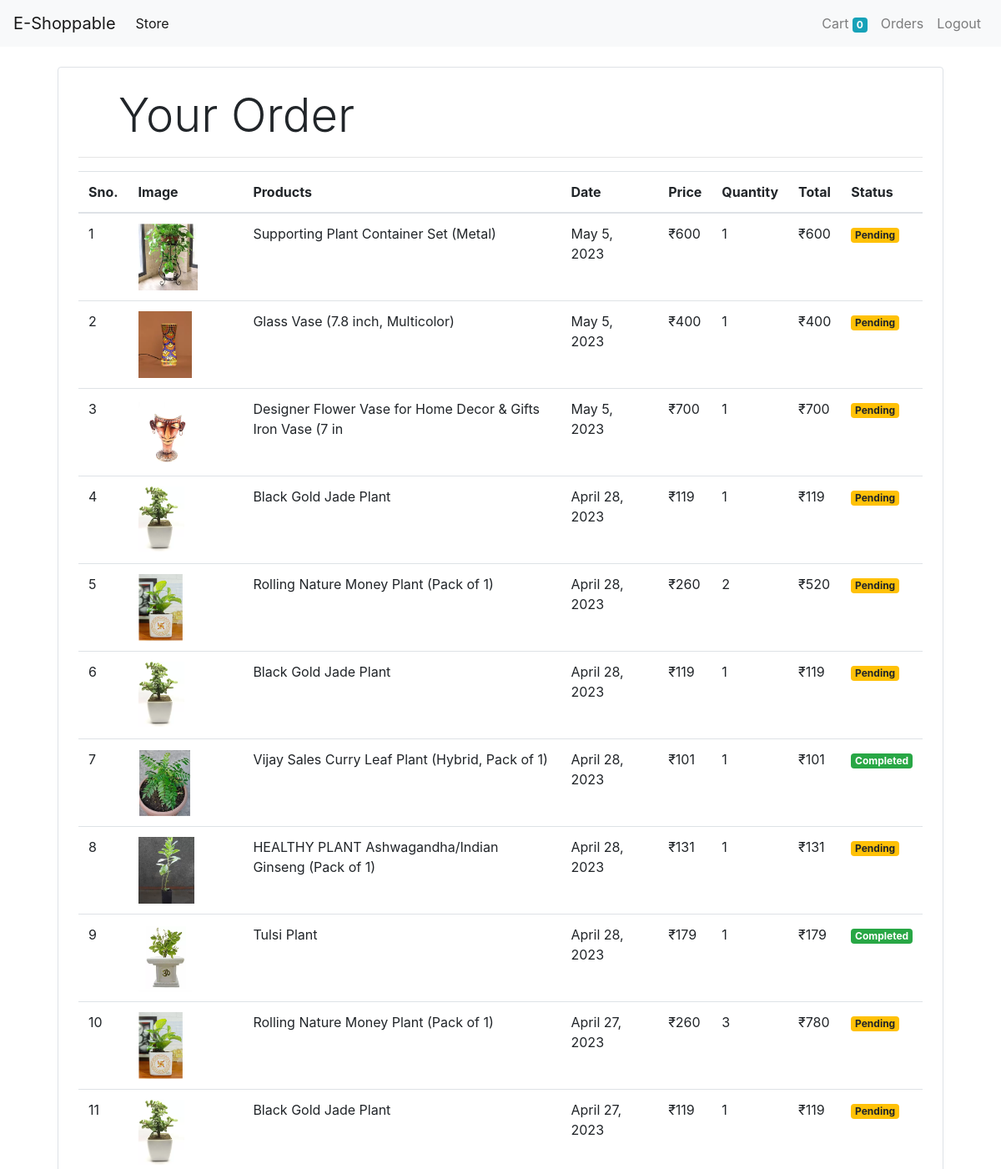
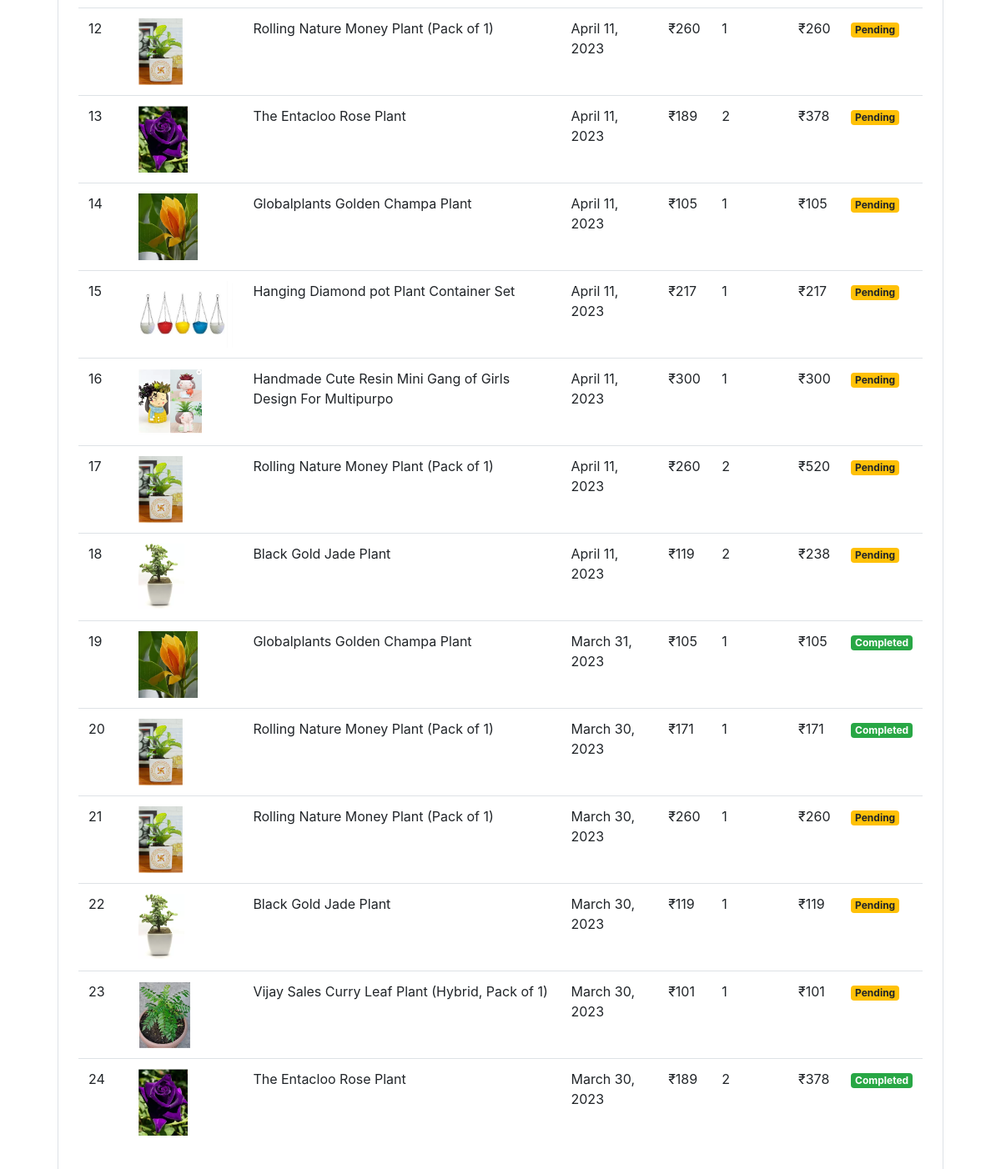
Screenshot of /orders (signed in) with the database file from the repository (2 pictures, top to bottom).
### store/models/orders.py (models this page shows, shortened)
class Order(models.Model):
    product = models.ForeignKey(Product,on_delete=models.CASCADE)
    customer = models.ForeignKey(Customer, on_delete=models.CASCADE)
    quantity = models.IntegerField(default=1)
    price = models.IntegerField()
    address = models.CharField(max_length=50,default="",blank=True)
    phone = models.CharField(max_length=50,default="",blank=True)
    date = models.DateField(default=datetime.datetime.today)
    status = models.BooleanField(default=False)
    @staticmethod
    def get_orders_by_customer(customer_id):
        return Order\
            .objects\
            .filter(customer = customer_id)\
            .order_by('-date')

### store/models/product.py (models this page shows, shortened)
class Product(models.Model):
    name = models.CharField(max_length=60)
    category = models.ForeignKey(Category, on_delete= models.CASCADE, default=1)
    price = models.IntegerField(default=0)
    description = models.CharField(max_length=700 ,default='',null=True,blank=True)
    image = models.ImageField(upload_to='uploads/products/')

### store/middlewares/auth.py (the view)
    def middleware(request):
        print(request.session.get('customer'))
        returnUrl = request.META['PATH_INFO']
        print(request.META['PATH_INFO'])
        if not  request.session.get('customer'):
            return redirect(f'login?return_url={returnUrl}')
        response = get_response(request)
        return response

### store/templatetags/custom_filter.py (called while the page is built)
@register.filter(name='currency')
def currency(number):
    return "₹"+str(number)

@register.filter(name='multiply')
def multiply(number,number1):
    return number * number1

### store/views/orders.py (called while the page is built)
    def get(selfself, request):
        customer = request.session.get('customer')
        orders = Order.get_orders_by_customer(customer)
        print(orders)
        return render(request, 'orders.html' , {'orders' : orders})

### store/templates/orders.html
{% extends 'base.html'%}
{% block content %}
{% load cart %}
{% load custom_filter %}
<div class="container">
   <div class="border rounded p-4 m-4">
    <p class="display-4 pl-4 ml-4">Your Order</p>
    <hr>
    <table class="table">
        <thead>
            <tr>
                <th>Sno.</th>
                <th>Image</th>
                <th>Products</th>
                <th>Date</th>
                <th>Price</th>
                <th>Quantity</th>
                <th>Total</th>
                <th>Status</th>
            </tr>
        </thead>
        <tbody>
            {% for order in orders %}
            <tr>
                <td>{{forloop.counter}}</td>
                <td><img style="height: 80px;"  src="{{order.product.image.url}}" alt=""></td>
                <td>{{order.product.name}}</td>
                <td>{{order.date}}</td>
                <td>{{order.price|currency}}</td>
                <td>{{order.quantity}}</td>
                <td>{{order.quantity|multiply:order.price|currency}}</td>
                {% if order.status %}
                <td><small class="badge badge-success"> Completed</small></td>
                {% else %}
                <td><small class="badge badge-warning">Pending</small></td>
                {% endif %}
            </tr>
            {% endfor %}
        </tbody>
    </table>
   </div>
</div>
{% endblock %}

### store/templates/base.html (shortened to what this page needs)
<!doctype html>
<html lang="en">
<head>
    <link rel="stylesheet" href="https://cdn.jsdelivr.net/npm/bootstrap@4.0.0/dist/css/bootstrap.min.css"
>
</head>
<body>
    <nav class="navbar navbar-expand-lg navbar-light bg-light">
        <a class="navbar-brand" href="/">E-Shoppable</a>
        <div class="collapse navbar-collapse" id="navbarSupportedContent">
            <ul class="navbar-nav mr-auto">
                <li class="nav-item active">
                    <a class="nav-link" href="#">Store <span class="sr-only">(current)</span></a>
                </li>
            </ul>
            <ul class="navbar-nav my-2 my-lg-0">
                <li class="nav-item">
                    <a class="nav-link" href="/cart">Cart
                        <span class="badge badge-info">{{request.session.cart.keys|length}}</span>
                        <span class="sr-only">(current)</span></a>
                </li>
                {% if request.session.customer %}
                <li class="nav-item">
                    <a class="nav-link" href="/orders">Orders <span class="sr-only">(current)</span></a>
                </li>
                <li class="nav-item">
                    <a class="nav-link" href="/logout">Logout <span class="sr-only">(current)</span></a>
                </li>
                {% endif %}
            </ul>
        </div>
    </nav>
    {% block content %}{% endblock %}
</body>
</html>

### rows the page displays
Order: product.image (picture), product.name "Supporting Plant Container Set (Metal)", date "May 5, 2023", price "₹600", quantity "1", quantity|multiply "₹600", status "Pending"
Order: product.image (picture), product.name "Glass Vase (7.8 inch, Multicolor)", date "May 5, 2023", price "₹400", quantity "1", quantity|multiply "₹400", status "Pending"
Order: product.image (picture), product.name "Designer Flower Vase for Home Decor & Gifts Iron Vase (7 in", date "May 5, 2023", price "₹700", quantity "1", quantity|multiply "₹700", status "Pending"
Order: product.image (picture), product.name "Black Gold Jade Plant", date "April 28, 2023", price "₹119", quantity "1", quantity|multiply "₹119", status "Pending"
Order: product.image (picture), product.name "Rolling Nature Money Plant (Pack of 1)", date "April 28, 2023", price "₹260", quantity "2", quantity|multiply "₹520", status "Pending"
Order: product.image (picture), product.name "Black Gold Jade Plant", date "April 28, 2023", price "₹119", quantity "1", quantity|multiply "₹119", status "Pending"
Order: product.image (picture), product.name "Vijay Sales Curry Leaf Plant (Hybrid, Pack of 1)", date "April 28, 2023", price "₹101", quantity "1", quantity|multiply "₹101", status "Completed"
Order: product.image (picture), product.name "HEALTHY PLANT Ashwagandha/Indian Ginseng (Pack of 1)", date "April 28, 2023", price "₹131", quantity "1", quantity|multiply "₹131", status "Pending"
Order: product.image (picture), product.name "Tulsi Plant", date "April 28, 2023", price "₹179", quantity "1", quantity|multiply "₹179", status "Completed"
Order: product.image (picture), product.name "Rolling Nature Money Plant (Pack of 1)", date "April 27, 2023", price "₹260", quantity "3", quantity|multiply "₹780", status "Pending"
Order: product.image (picture), product.name "Black Gold Jade Plant", date "April 27, 2023", price "₹119", quantity "1", quantity|multiply "₹119", status "Pending"
Order: product.image (picture), product.name "Rolling Nature Money Plant (Pack of 1)", date "April 11, 2023", price "₹260", quantity "1", quantity|multiply "₹260", status "Pending"
Order: product.image (picture), product.name "The Entacloo Rose Plant", date "April 11, 2023", price "₹189", quantity "2", quantity|multiply "₹378", status "Pending"
Order: product.image (picture), product.name "Globalplants Golden Champa Plant", date "April 11, 2023", price "₹105", quantity "1", quantity|multiply "₹105", status "Pending"
Order: product.image (picture), product.name "Hanging Diamond pot Plant Container Set", date "April 11, 2023", price "₹217", quantity "1", quantity|multiply "₹217", status "Pending"
Order: product.image (picture), product.name "Handmade Cute Resin Mini Gang of Girls Design For Multipurpo", date "April 11, 2023", price "₹300", quantity "1", quantity|multiply "₹300", status "Pending"
Order: product.image (picture), product.name "Rolling Nature Money Plant (Pack of 1)", date "April 11, 2023", price "₹260", quantity "2", quantity|multiply "₹520", status "Pending"
Order: product.image (picture), product.name "Black Gold Jade Plant", date "April 11, 2023", price "₹119", quantity "2", quantity|multiply "₹238", status "Pending"
Order: product.image (picture), product.name "Globalplants Golden Champa Plant", date "March 31, 2023", price "₹105", quantity "1", quantity|multiply "₹105", status "Completed"
Order: product.image (picture), product.name "Rolling Nature Money Plant (Pack of 1)", date "March 30, 2023", price "₹171", quantity "1", quantity|multiply "₹171", status "Completed"
Order: product.image (picture), product.name "Rolling Nature Money Plant (Pack of 1)", date "March 30, 2023", price "₹260", quantity "1", quantity|multiply "₹260", status "Pending"
Order: product.image (picture), product.name "Black Gold Jade Plant", date "March 30, 2023", price "₹119", quantity "1", quantity|multiply "₹119", status "Pending"
Order: product.image (picture), product.name "Vijay Sales Curry Leaf Plant (Hybrid, Pack of 1)", date "March 30, 2023", price "₹101", quantity "1", quantity|multiply "₹101", status "Pending"
Order: product.image (picture), product.name "The Entacloo Rose Plant", date "March 30, 2023", price "₹189", quantity "2", quantity|multiply "₹378", status "Completed"

### other values shown
{{ request.session.cart.keys|length }} "0"
